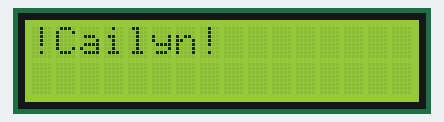
The sketch below on a simulated Arduino Uno, built with avr-gcc and run on an emulated ATmega328P. Parts: 16×2 character LCD.

Above: at 0.1 s.
At 2.1 s:
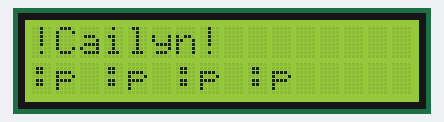
At 7.1 s:
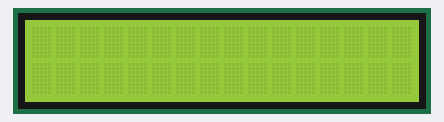

Measured:
- by itself, everything shown: repeats every 8.0 s, in 3 steps
- what the display in image 1 shows lasts 5.0 s, from 2.1 s to 7.1 s
- what the display in image 2 shows lasts 1.0 s, from 7.1 s to 8.1 s

The sketch:

sketch_may20a.ino
```cpp
#include <LiquidCrystal.h>
// int Contrast= 120;
 LiquidCrystal lcd(12, 11, 5, 4, 3, 2);

 void setup()
 {
    lcd.begin(16, 2);
    // lcd.setCursor(0, 0);
    // lcd.print("!Welcome to ISS!");
    // delay(4000);
    // lcd.setCursor(0, 1);
    // lcd.print(":p   Yayyyy   (:");

  }
     void loop()
 {
    lcd.setCursor(0, 0);
    lcd.print("!Cailyn!");
    delay(2000);
    lcd.setCursor(0, 1);
    lcd.print(":p :p :p :p");
    delay(5000);
    lcd.clear();
    delay(1000);
}
```
